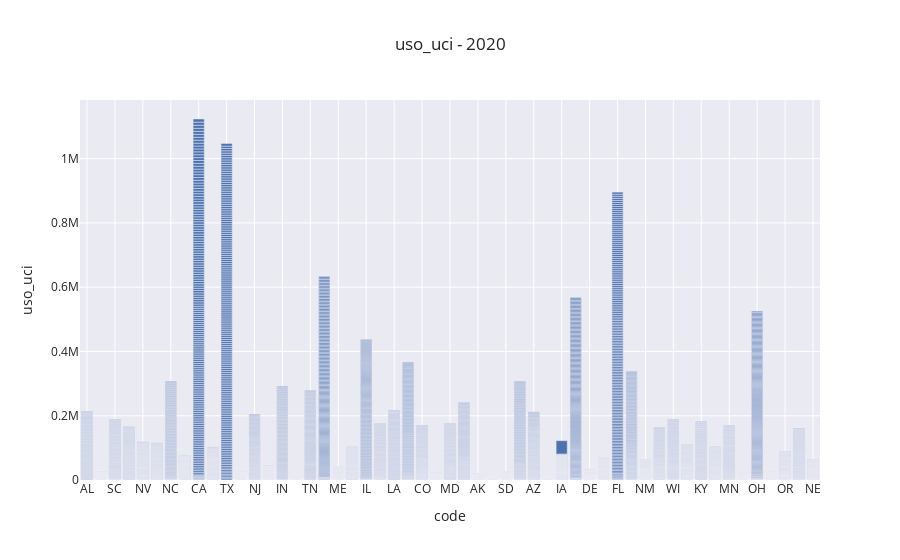

The notebook cell saved with this chart:
### Code cell
year1 = 2020

df1 = data[data['Year'] == year1].sort_values(uci)

px.bar(df1, x = 'code', y = uci, title =' - '.join([uci, str(year1)]), template="seaborn")

### Figure 1 — Plotly figure (JSON) as saved in the notebook; plotly's stock layout.template omitted (floating-point values rounded to 4 significant figures; data arrays with more than 128 entries replaced by an {"elided": "..."} marker saying what was removed)
{"data": [{"alignmentgroup": "True", "hovertemplate": "code=%{x}<br>uso_uci=%{y}<extra></extra>", "legendgroup": "", "marker": {"color": "rgb(76,114,176)", "pattern": {"shape": ""}}, "name": "", "offsetgroup": "", "orientation": "v", "showlegend": false, "textposition": "auto", "type": "bar", "x": {"elided": "16446 str values"}, "xaxis": "x", "y": {"elided": "16446 int values"}, "yaxis": "y"}], "layout": {"barmode": "relative", "legend": {"tracegroupgap": 0}, "title": {"text": "uso_uci - 2020"}, "xaxis": {"anchor": "y", "domain": [0, 1], "title": {"text": "code"}}, "yaxis": {"anchor": "x", "domain": [0, 1], "title": {"text": "uso_uci"}}}}
